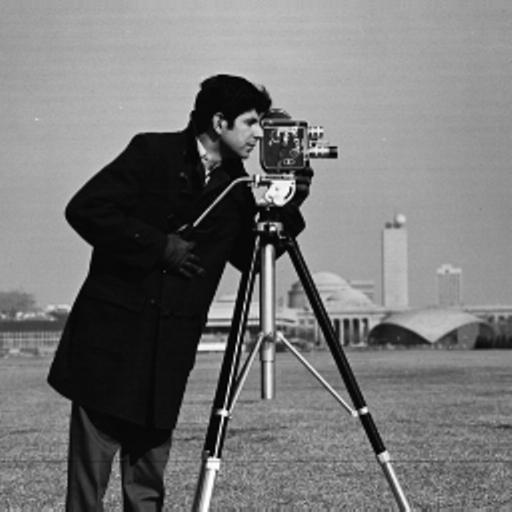
#> input picture week7/images/cameraman.tif, 512 x 512 px
$ jupyter execute --allow-errors ex1.ipynb
#> lines starting #> are read from the running program, lines starting #| are printed output that depends on the picture
[cell 1]
import cv2
import matplotlib.pyplot as plt
import numpy as np
import math

[cell 2]
img = cv2.imread('./images/cameraman.tif', 0)
#> img is the input picture: shape (512, 512); min 0, max 255, mean 118.3

[cell 3]
plt.axis('off')
plt.imshow(img, cmap='gray')
plt.show()

[cell 4]
gy = np.array([[-1, 0, 1], [-1, 0, 1], [-1, 0, 1]], dtype='float16')
print(gy)

[cell 5]
gx = np.array([[-1, -1, -1], [0, 0, 0], [1, 1, 1]], dtype='float16')
print(gx)

[cell 6]
f = img.copy().astype(np.float16)

[cell 7]
outC = np.zeros_like(img, dtype='float16')
outR = np.zeros_like(img, dtype='float16')

[cell 8]
m, n = img.shape
#> m = 512; n = 512
print(m, n)
#| 512 512

[cell 9]
for i in range(1,m-1):
    for j in range(1,n-1):
        tmp = 0
        for p in range(3):
            for q in range(3):
                tmp = tmp + (gy[p,q]*f[i+p-1,j+q-1])
        outC[i,j] = abs(tmp)
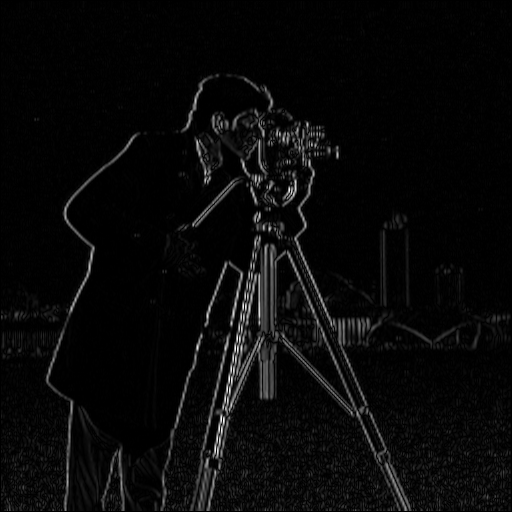
#> outC: shape (512, 512) float16; min 0, max 637, mean 23.2; drawn with min black and max white

#> (a cell that did not finish here is left out)

[cell 11]
outC = outC.astype(np.uint8)
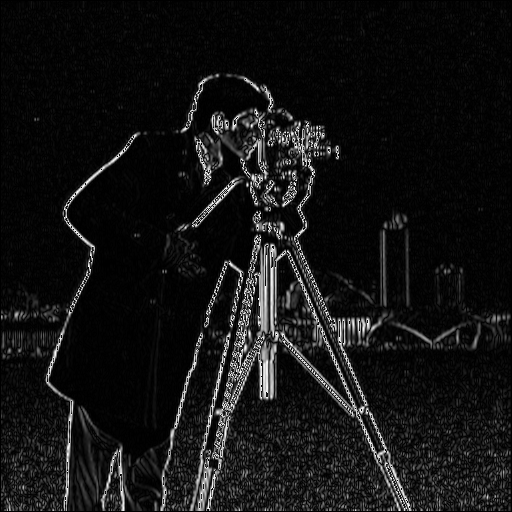
#> outC: shape (512, 512); min 0, max 255, mean 19.4
outR = outR.astype(np.uint8)

[cell 12]
mul = cv2.hconcat([outC, outR])
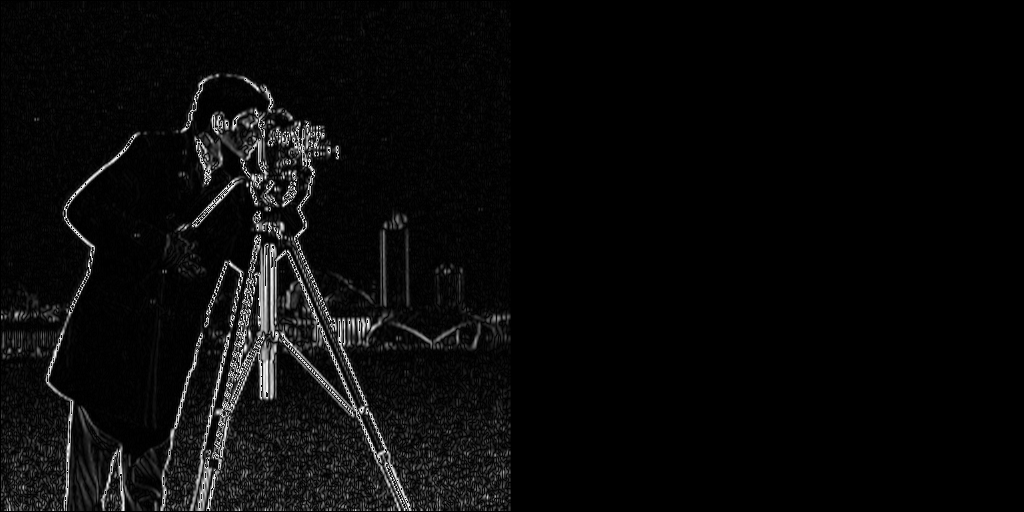
#> mul: shape (512, 1024); min 0, max 255, mean 9.7
plt.axis('off')
plt.imshow(mul, cmap='gray')
plt.show()
